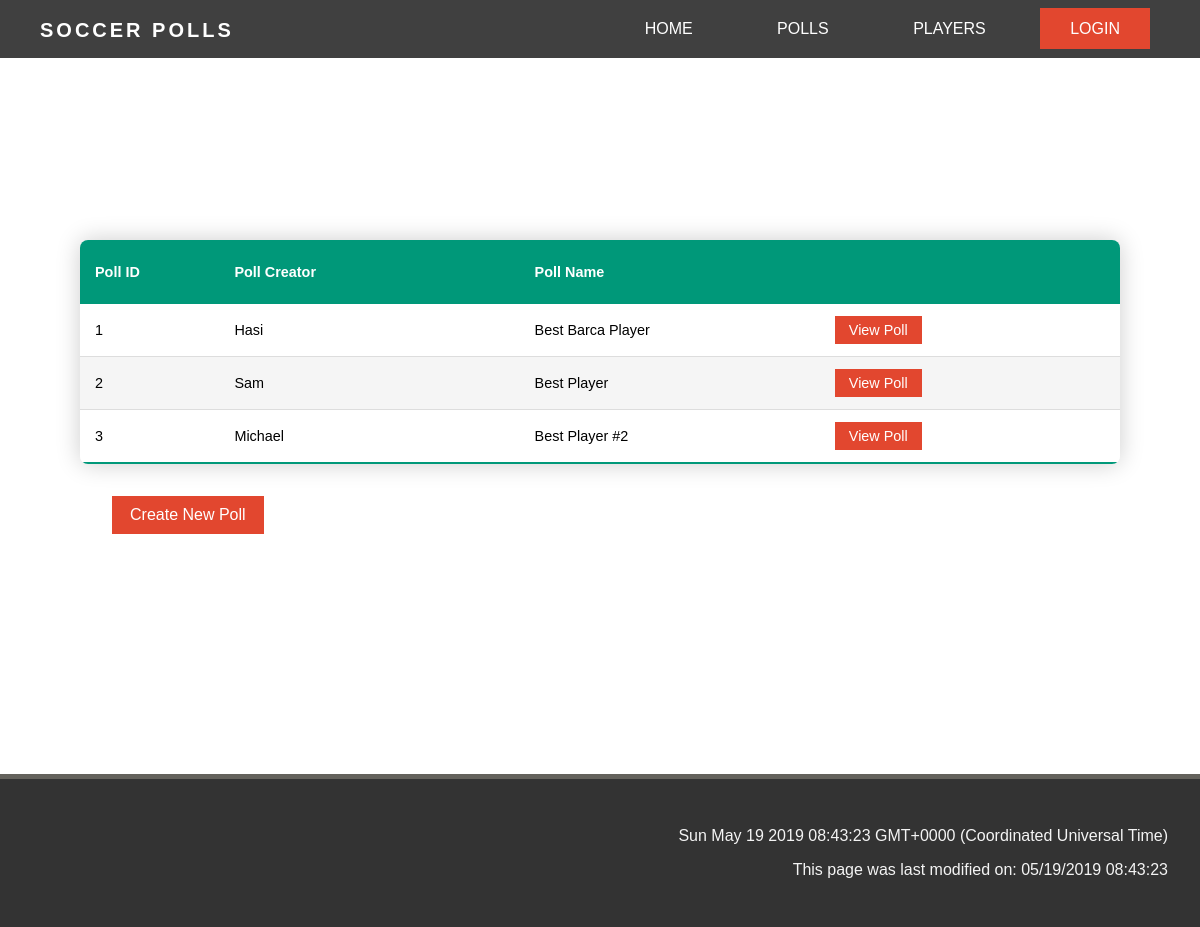
Before: /polllist with the older database file.
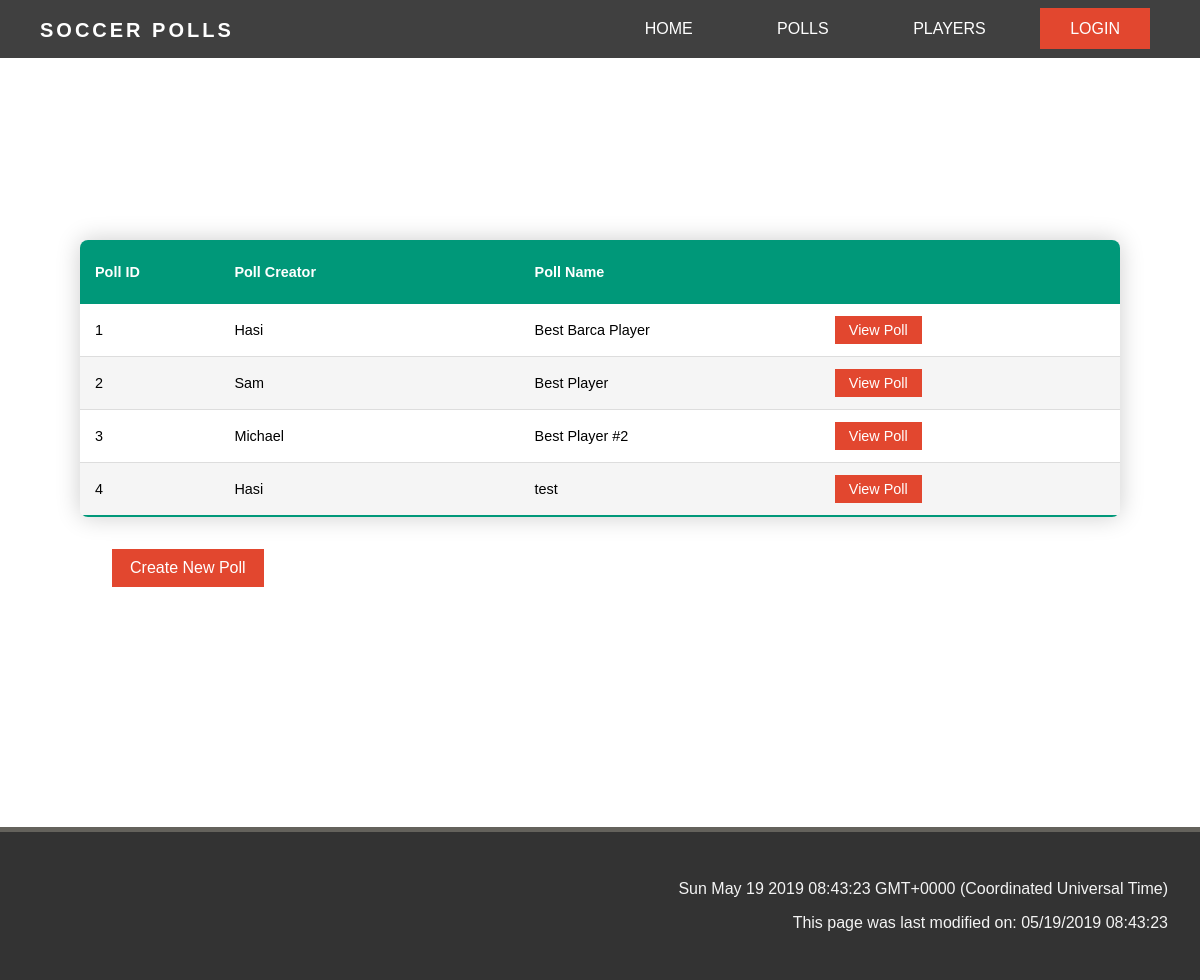
After: the same page with the newer database file.
### app/models.py (models this page shows, shortened)
class Polls(db.Model):
    pollid = db.Column(db.Integer, primary_key=True)
    pollname = db.Column(db.String(64), index=True, unique=False)
    creatorid = db.Column(db.Integer, db.ForeignKey('user.id'))

class User(UserMixin, db.Model):
    id = db.Column(db.Integer, primary_key=True)
    username = db.Column(db.String(64), index=True, unique=True)
    email = db.Column(db.String(120), index=True, unique=True)
    password_hash = db.Column(db.String(128))
    admin = db.Column(db.Boolean, index=False, default=False)
    createdpolls = db.relationship('Polls', backref='creator', lazy='dynamic')
    voter = db.relationship('PollVote', backref='voter', lazy='dynamic')

### app/routes.py (the view)
@app.route('/polllist')
def polllist():
    polls = Polls.query.all()
    return render_template('polllist.html', polllist=polls)

### app/templates/polllist.html (shortened to what this page needs)
{% extends "base2.html" %}
{% block content %}
<div class="table-container">
  <table class="table-content">
    <thead>
      <tr>
        <th>Poll ID</th>
        <th>Poll Creator</th>
        <th>Poll Name</th>
        <th></th>
      </tr>
    </thead>
    <tbody>
      {% for poll in polllist %}
      <tr id=poll.pollid>
        <td>{{ poll.pollid }} </td>
        <td class="fix-size">{{ poll.creator.username }}</td>
        <td class="fix-size">{{ poll.pollname }}</td>
        <td class="fix-size"><a href="{{ url_for('poll', pollid=poll.pollid) }}" class="tablebtn">View Poll </a></td>
      </tr>
      {% endfor %}
  </table>
  <a href="{{ url_for('pollcreate')}}" class="otherbtn">Create New Poll </a>
</div>
{% endblock %}

### app/templates/base2.html (shortened to what this page needs)
<!DOCTYPE html>
<head>
    <link rel="stylesheet" href="https://use.fontawesome.com/releases/v5.7.0/css/all.css"
>
    <link rel="stylesheet" type="text/css" href="{{ url_for('static',filename='style/style.css') }}" />
</head>
<body>
    <header>
        <nav class="navbar">
            <div class="logo">Soccer Polls</div>
            <ul class="navbar-not-home">
                <li><a href="{{ url_for('index') }}">Home</a></li>
                <li><a href="{{ url_for('polllist') }}">Polls</a></li>
                <li><a href="{{ url_for('playerlist') }}">Players</a></li>
                {% if current_user.is_anonymous %}
                <li><a id="active" href="{{ url_for('login') }}">Login</a></li>
                {% else %}
                <li><a id="active" href="{{ url_for('logout') }}">Logout</a></li>
                {% endif %}
            </ul>
        </nav>
    </header>
    <div>
        {% block content %}
        {% endblock %}
    </div>
    <footer class="dark-background">
        <p id="demo"> </p>
        <p id="demo2"> </p>
    </footer>
</body>
</html>

### app/static/style/style.css (style rules this page uses)
*, *::before, *::after { box-sizing: border-box; }
body { margin: 0; padding: 0; font-family: 'PT Sans', sans-serif; font-weight: 400; background-color: #fff; }
.dark-background { background: #333; color: #f4f4f4; }
footer { padding: 2rem; border-top: 5px solid #64625c; color: #fff; left: 0; bottom: 0; width: 100%; }
footer p { text-align: right; color: #f4f4f4; }
header { text-transform: uppercase; }
.logo { position: fixed; float: left; color: white; font-weight: bold; font-size: 20px; letter-spacing: 3px; padding-left: 40px; line-height: inherit; height: inherit; font-family: 'Work Sans', sans-serif; }
nav { top: 0; left: 0; position: fixed; z-index: 10; width: 100%; line-height: 60px; }
nav ul { line-height: 50px; list-style: none; background: rgba(0, 0, 0, 0); overflow: hidden; color: white; text-align: right; margin: 0; padding-right: 40px; }
.navbar-not-home { background: rgba(0, 0, 0, 0.75); }
nav ul li { display: inline-block; padding: 4px 10px;; }
nav ul li a { text-decoration: none; color: white; font-size: 16px; padding: 12px 30px; opacity: 1; position: relative; }
nav ul li a::before { content: ''; display: block; height: 5px; background: white; position: absolute; top: -5px; left: 0; right: 0; transform: scale(0, 1); transition: ease-in-out 0.25s; }
nav ul li a#active, nav ul li a#active:hover { background: #E2472F; }
.table-container { margin: 15rem 5rem; }
.fix-size { min-width: 161px; }
.table-content { border-collapse: collapse; font-size: 0.9em; border-radius: 0.5rem; overflow: hidden; box-shadow: 0 0 25px rgba(0, 0, 0, 0.2); width: 100%; }
.table-content thead tr { background-color: #009879; text-align: left; color: white; font-weight: bold; height: 4rem; }
.table-content tbody tr { height: 3rem; }
.table-content th, .table-content td { padding: 12px 15px; }
.table-content tbody tr { border-bottom: 1px solid #dddddd; background-color: white; }
.table-content tbody tr:nth-of-type(even) { background-color: #f5f5f5; }
.table-content tbody tr:last-of-type { border-bottom: 2px solid #009879; }
.tablebtn { width: auto; padding: 6px 14px; background-color: #E2472F; color: white; display: inline-block; text-decoration: none; }
.otherbtn { margin: 2rem; width: auto; padding: 10px 18px; background-color: #E2472F; color: white; display: inline-block; text-decoration: none; margin-bottom: auto; }

Changed rows visible on the page:
added Polls: pollid "4", creator.username "Hasi", pollname "test"
